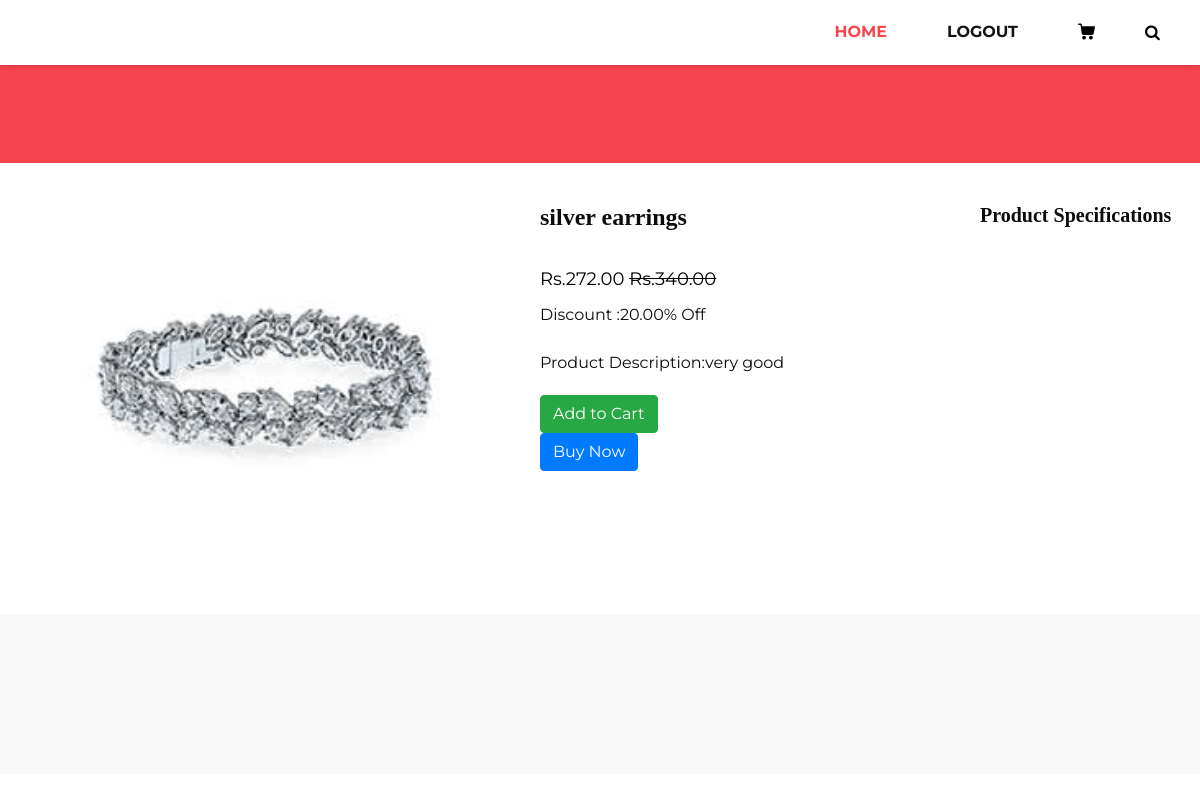
Page /product/3/ on the earlier database version.
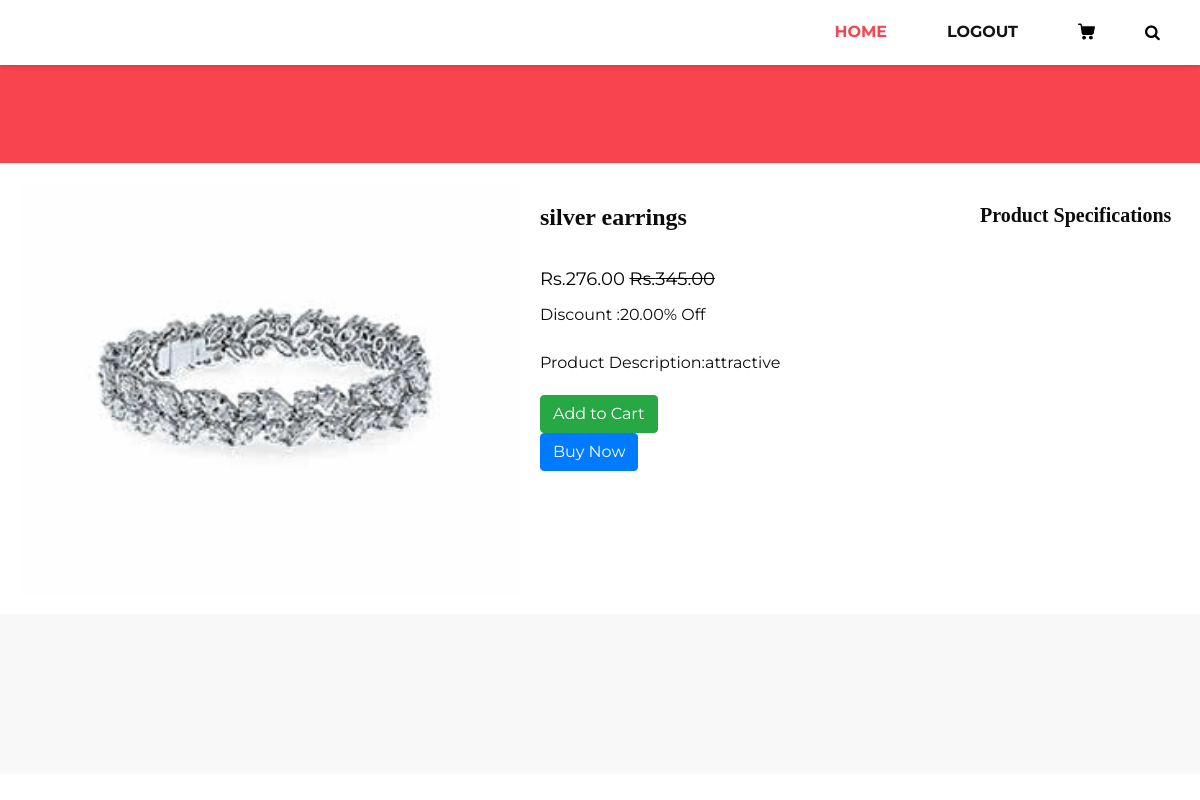
Same page on the later database version.
### firstapp/models.py (models this page shows, shortened)
class Product(models.Model):
    product_id = models.AutoField(primary_key=True)
    product_name = models.CharField(max_length=255)
    category = models.CharField(max_length=100)
    subcategory = models.CharField(max_length=100)
    stock = models.PositiveIntegerField(default=1, null=True)
    description = models.TextField()
    price = models.DecimalField(max_digits=10, decimal_places=2)
    discount = models.DecimalField(max_digits=5, decimal_places=2, default= 0.0)
    sale_price = models.DecimalField(max_digits=10, decimal_places=2, editable=False)
    product_image = models.ImageField(upload_to='product_images/')
    STATUS_CHOICES = [
        ('In Stock', 'In Stock'),
        ('Out of Stock', 'Out of Stock'),
    ]
    status = models.CharField(max_length=20, choices=STATUS_CHOICES, default='In Stock')

### firstapp/views.py (the view)
# urls.py: path('product/<int:product_id>/', views.product_details, name='product_details'),
def product_details(request, product_id):
    product = get_object_or_404(Product, product_id=product_id)
    return render(request, 'details.html', {'product': product})

### templates/details.html (shortened to what this page needs)
{% load static %}
<!DOCTYPE html>
<html>
<head>
    <link rel="stylesheet" type="text/css" href="{% static 'css/bootstrap.css' %}" />
    <link href="{% static 'css/font-awesome.min.css' %}" rel="stylesheet" />
    <link rel="stylesheet" type="text/css" href="https://code.jquery.com/ui/1.12.1/themes/base/jquery-ui.css">
    <link href="{% static 'css/style.css' %}" rel="stylesheet" />
    <link href="{% static 'css/responsive.css' %}" rel="stylesheet">
</head>
<body class="sub_page">
    <div class="hero_area">
        <header class="header_section">
                <div class="container">
                   <nav class="navbar navbar-expand-lg custom_nav-container ">
                      <div class="collapse navbar-collapse" id="navbarSupportedContent">
                         <ul class="navbar-nav">
                            <li class="nav-item active">
                               <a class=" nav-link" href="{% url 'userhome' %}">Home </a>
                            </li>
                            <li class="nav-item">
                                <a class="nav-link" href="{% url 'logout' %}">logout</a>
                            </li>
                            <li class="nav-item">
                                <a class="nav-link" href="#">
                                </a>
                             </li>
                             <form class="form-inline">
                                <button class="btn  my-2 my-sm-0 nav_search-btn" type="submit">
                                <i class="fa fa-search" aria-hidden="true"></i>
                                </button>
                             </form>
                          </ul>
                       </div>
                    </nav>
                 </div>
        </header>
    </div>
    <section class="inner_page_head">
        <div class="container_fuild">
            <div class="row">
                <div class="col-md-12">
                </div>
            </div>
        </div>
    </section>
    <main>
        <section class="product-details">
            <div class="product-image">
                <img class="product-image" src="{{ product.product_image.url }}" alt="{{ product.product_name }}">
            </div>
            <div class="product-info">
                <h1><strong>{{ product.product_name }}</strong></h1><br>
                <p class="product-price">
                    <span class="sale-price">Rs.{{ product.sale_price }}</span>
                    <del class="original-price">Rs.{{ product.price }}</del>
                </p>
                <p class="product-discount">Discount :{{product.discount}}% Off</p><br>
                <p class="product-description">Product Description:{{ product.description }}</p>
                <form method="post" action="{% url 'add_to_cart' product.product_id %}">
                    <button type="submit" class="btn btn-success">Add to Cart</button>
                  </form>
                <a href="" class="btn btn-primary">Buy Now</a>
            </div>
            <section class="product-specs">
                <h2><strong>Product Specifications</strong></h2>
            </section>
        </section>
    </main>
    <footer>
    </footer>
</body>
</html>

### static/css/style.css (style rules this page uses)
* { box-sizing: border-box; }
body { font-family: 'Montserrat', sans-serif; color: #0c0c0c; background-color: #ffffff; overflow-x: hidden; }
h1, h2 { font-family: 'Playfair Display', serif; }
a, a:hover, a:focus { text-decoration: none; }
.btn, .btn:focus { outline: none !important; -webkit-box-shadow: none; box-shadow: none; }
.hero_area { position: relative; min-height: 100vh; display: -webkit-box; display: -ms-flexbox; display: flex; -webkit-box-orient: vertical; -webkit-box-direction: normal; -ms-flex-direction: column; flex-direction: column; }
.sub_page .hero_area { min-height: auto; -webkit-box-shadow: 0 0 5px 0 rgba(0, 0, 0, 0.25); box-shadow: 0 0 5px 0 rgba(0, 0, 0, 0.25); }
.header_section { padding: 15px 0; }
.custom_nav-container { padding: 0; }
.custom_nav-container .navbar-nav { margin-left: auto; }
.custom_nav-container .navbar-nav .nav-item .nav-link { padding: 5px 20px; color: #131313; text-align: center; text-transform: uppercase; border-radius: 5px; -webkit-transition: all 0.3s; transition: all 0.3s; font-weight: 700; }
.custom_nav-container .navbar-nav .nav-item .nav-link svg { width: 17px; height: auto; fill: #000000; margin-bottom: 2px; }
.custom_nav-container .navbar-nav .nav-item:hover .nav-link, .custom_nav-container .navbar-nav .nav-item.active .nav-link { color: #f7444e; }
.custom_nav-container .nav_search-btn { width: 35px; height: 35px; padding: 0; border: none; color: #000000; }
.inner_page_head { background: #f7444e; text-align: center; color: #fff; padding-top: 50px; padding-bottom: 40px; }
footer { background: #f8f8f8; padding: 90px 0 70px; }

### static/css/responsive.css (style rules this page uses)
@media (min-width: 1200px) { .container { max-width: 1170px; } }

### templates/details.html (style rules this page uses)
.product-image img { width: 500px; height: auto; }
body, h1, h2, h3, p, ul, li, button { margin: 0; padding: 0; border: 0; }
nav ul { list-style: none; }
nav li { display: inline; margin-right: 20px; }
nav a { color: #fff; text-decoration: none; }
.product-details { display: flex; margin: 20px; }
.product-image { flex: 1; }
.product-info { flex: 2; padding: 20px; }
.product-info h1 { font-size: 24px; margin-bottom: 10px; }
.product-price { font-size: 18px; color: black; margin-bottom: 10px; }
.product-description { font-size: 16px; margin-bottom: 20px; }
.product-specs { margin: 10px; }
.product-specs h2 { font-size: 20px; margin-bottom: 10px; }
.product-info { flex: 2; padding: 20px; margin-right: 20px; }
.product-specs { flex: 1; margin: 20px 0; }

Differences in the rows shown:
changed Product "silver earrings": sale_price "272.00" → "276.00"; price "340.00" → "345.00"; description "very good" → "attractive"
